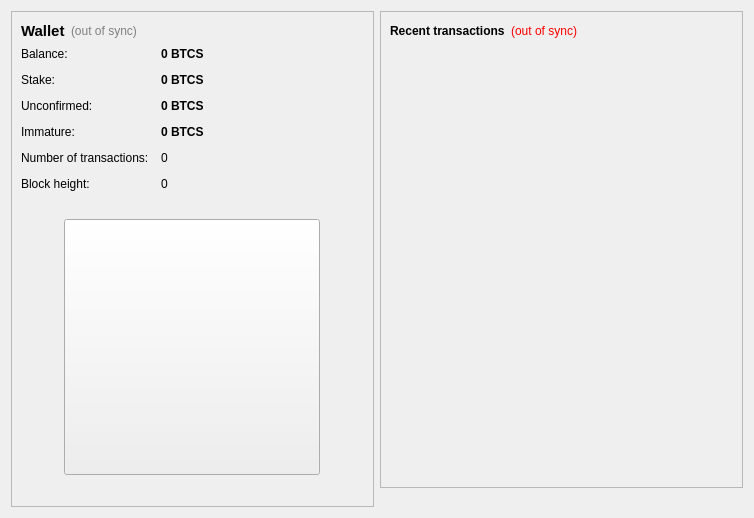
<?xml version="1.0" encoding="UTF-8"?>
<ui version="4.0">
 <class>OverviewPage</class>
 <widget class="QWidget" name="OverviewPage">
  <property name="geometry">
   <rect>
    <x>0</x>
    <y>0</y>
    <width>754</width>
    <height>518</height>
   </rect>
  </property>
  <property name="font">
   <font>
    <family>Ubuntu</family>
   </font>
  </property>
  <property name="windowTitle">
   <string>Form</string>
  </property>
  <layout class="QHBoxLayout" name="horizontalLayout">
   <item>
    <layout class="QVBoxLayout" name="verticalLayout_2">
     <item>
      <widget class="QFrame" name="frame">
       <property name="frameShape">
        <enum>QFrame::StyledPanel</enum>
       </property>
       <property name="frameShadow">
        <enum>QFrame::Raised</enum>
       </property>
       <layout class="QVBoxLayout" name="verticalLayout_4">
        <item>
         <layout class="QHBoxLayout" name="horizontalLayout_4">
          <item>
           <widget class="QLabel" name="label_5">
            <property name="font">
             <font>
              <pointsize>11</pointsize>
              <weight>75</weight>
              <bold>true</bold>
             </font>
            </property>
            <property name="text">
             <string>Wallet</string>
            </property>
           </widget>
          </item>
          <item>
           <widget class="QLabel" name="labelWalletStatus">
            <property name="toolTip">
             <string>The displayed information may be out of date. Your wallet automatically synchronizes with the LiteBar network after a connection is established, but this process has not completed yet.</string>
            </property>
            <property name="styleSheet">
             <string notr="true">QLabel { color: grey; }</string>
            </property>
            <property name="text">
             <string notr="true">(out of sync)</string>
            </property>
            <property name="alignment">
             <set>Qt::AlignLeading|Qt::AlignLeft|Qt::AlignVCenter</set>
            </property>
           </widget>
          </item>
          <item>
           <spacer name="horizontalSpacer_2">
            <property name="orientation">
             <enum>Qt::Horizontal</enum>
            </property>
            <property name="sizeHint" stdset="0">
             <size>
              <width>40</width>
              <height>20</height>
             </size>
            </property>
           </spacer>
          </item>
         </layout>
        </item>
        <item>
         <layout class="QFormLayout" name="formLayout_2">
          <property name="fieldGrowthPolicy">
           <enum>QFormLayout::AllNonFixedFieldsGrow</enum>
          </property>
          <property name="horizontalSpacing">
           <number>12</number>
          </property>
          <property name="verticalSpacing">
           <number>12</number>
          </property>
          <item row="0" column="0">
           <widget class="QLabel" name="label">
            <property name="text">
             <string>Balance:</string>
            </property>
           </widget>
          </item>
          <item row="0" column="1">
           <widget class="QLabel" name="labelBalance">
            <property name="font">
             <font>
              <weight>75</weight>
              <bold>true</bold>
             </font>
            </property>
            <property name="cursor">
             <cursorShape>IBeamCursor</cursorShape>
            </property>
            <property name="toolTip">
             <string>Your current balance</string>
            </property>
            <property name="text">
             <string notr="true">0 BTCS</string>
            </property>
            <property name="textInteractionFlags">
             <set>Qt::LinksAccessibleByMouse|Qt::TextSelectableByKeyboard|Qt::TextSelectableByMouse</set>
            </property>
           </widget>
          </item>
          <item row="1" column="0">
           <widget class="QLabel" name="label_6">
            <property name="text">
             <string>Stake:</string>
            </property>
           </widget>
          </item>
          <item row="1" column="1">
           <widget class="QLabel" name="labelStake">
            <property name="font">
             <font>
              <weight>75</weight>
              <bold>true</bold>
             </font>
            </property>
            <property name="cursor">
             <cursorShape>IBeamCursor</cursorShape>
            </property>
            <property name="toolTip">
             <string>Total of coins that was staked, and do not yet count toward the current balance</string>
            </property>
            <property name="text">
             <string notr="true">0 BTCS</string>
            </property>
            <property name="textInteractionFlags">
             <set>Qt::LinksAccessibleByMouse|Qt::TextSelectableByKeyboard|Qt::TextSelectableByMouse</set>
            </property>
           </widget>
          </item>
          <item row="2" column="0">
           <widget class="QLabel" name="label_3">
            <property name="text">
             <string>Unconfirmed:</string>
            </property>
           </widget>
          </item>
          <item row="2" column="1">
           <widget class="QLabel" name="labelUnconfirmed">
            <property name="font">
             <font>
              <weight>75</weight>
              <bold>true</bold>
             </font>
            </property>
            <property name="cursor">
             <cursorShape>IBeamCursor</cursorShape>
            </property>
            <property name="toolTip">
             <string>Total of transactions that have yet to be confirmed, and do not yet count toward the current balance</string>
            </property>
            <property name="text">
             <string notr="true">0 BTCS</string>
            </property>
            <property name="textInteractionFlags">
             <set>Qt::LinksAccessibleByMouse|Qt::TextSelectableByKeyboard|Qt::TextSelectableByMouse</set>
            </property>
           </widget>
          </item>
          <item row="4" column="0">
           <widget class="QLabel" name="label_2">
            <property name="text">
             <string>Number of transactions:</string>
            </property>
           </widget>
          </item>
          <item row="4" column="1">
           <widget class="QLabel" name="labelNumTransactions">
            <property name="toolTip">
             <string>Total number of transactions in wallet</string>
            </property>
            <property name="text">
             <string notr="true">0</string>
            </property>
           </widget>
          </item>
          <item row="5" column="0">
           <widget class="QLabel" name="label_height">
            <property name="text">
             <string>Block height:</string>
            </property>
           </widget>
          </item>
          <item row="5" column="1">
           <widget class="QLabel" name="blockHeight">
            <property name="toolTip">
             <string>current block height in sync</string>
            </property>
            <property name="text">
             <string notr="true">0</string>
            </property>
           </widget>
          </item>
          <item row="3" column="0">
           <widget class="QLabel" name="labelImmatureText">
            <property name="text">
             <string>Immature:</string>
            </property>
           </widget>
          </item>
          <item row="3" column="1">
           <widget class="QLabel" name="labelImmature">
            <property name="font">
             <font>
              <weight>75</weight>
              <bold>true</bold>
             </font>
            </property>
            <property name="toolTip">
             <string>Mined balance that has not yet matured</string>
            </property>
            <property name="text">
             <string notr="true">0 BTCS</string>
            </property>
            <property name="textInteractionFlags">
             <set>Qt::LinksAccessibleByMouse|Qt::TextSelectableByKeyboard|Qt::TextSelectableByMouse</set>
            </property>
           </widget>
          </item>
         </layout>
        </item>
        <item>
         <spacer name="verticalSpacer">
          <property name="orientation">
           <enum>Qt::Vertical</enum>
          </property>
          <property name="sizeType">
           <enum>QSizePolicy::Expanding</enum>
          </property>
          <property name="sizeHint" stdset="0">
           <size>
            <width>20</width>
            <height>10</height>
           </size>
          </property>
         </spacer>
        </item>
        <item>
         <layout class="QHBoxLayout" name="horizontalLayout_3">
          <item>
           <widget class="QPushButton" name="HomeButton">
            <property name="minimumSize">
             <size>
              <width>256</width>
              <height>256</height>
             </size>
            </property>
            <property name="maximumSize">
             <size>
              <width>256</width>
              <height>256</height>
             </size>
            </property>
            <property name="cursor">
             <cursorShape>PointingHandCursor</cursorShape>
            </property>
            <property name="toolTip">
             <string> Click to go to BTCS Home page. </string>
            </property>
            <property name="autoFillBackground">
             <bool>true</bool>
            </property>
            <property name="icon">
             <iconset resource="../bitcoin.qrc">
              <normaloff>:/images/logo</normaloff>:/images/logo</iconset>
            </property>
            <property name="iconSize">
             <size>
              <width>256</width>
              <height>256</height>
             </size>
            </property>
           </widget>
          </item>
         </layout>
        </item>
        <item>
         <spacer name="verticalSpacer_5">
          <property name="orientation">
           <enum>Qt::Vertical</enum>
          </property>
          <property name="sizeType">
           <enum>QSizePolicy::Expanding</enum>
          </property>
          <property name="sizeHint" stdset="0">
           <size>
            <width>20</width>
            <height>10</height>
           </size>
          </property>
         </spacer>
        </item>
       </layout>
      </widget>
     </item>
    </layout>
   </item>
   <item>
    <layout class="QVBoxLayout" name="verticalLayout_3">
     <item>
      <widget class="QFrame" name="frame_2">
       <property name="sizePolicy">
        <sizepolicy hsizetype="Expanding" vsizetype="Expanding">
         <horstretch>0</horstretch>
         <verstretch>0</verstretch>
        </sizepolicy>
       </property>
       <property name="minimumSize">
        <size>
         <width>0</width>
         <height>477</height>
        </size>
       </property>
       <property name="frameShape">
        <enum>QFrame::StyledPanel</enum>
       </property>
       <property name="frameShadow">
        <enum>QFrame::Raised</enum>
       </property>
       <layout class="QVBoxLayout" name="verticalLayout">
        <item>
         <layout class="QHBoxLayout" name="horizontalLayout_2">
          <item>
           <widget class="QLabel" name="label_4">
            <property name="text">
             <string>&lt;b&gt;Recent transactions&lt;/b&gt;</string>
            </property>
           </widget>
          </item>
          <item>
           <widget class="QLabel" name="labelTransactionsStatus">
            <property name="toolTip">
             <string>The displayed information may be out of date. Your wallet automatically synchronizes with the Bitcoin-sCrypt network after a connection is established, but this process has not completed yet.</string>
            </property>
            <property name="styleSheet">
             <string notr="true">QLabel { color: red; }</string>
            </property>
            <property name="text">
             <string notr="true">(out of sync)</string>
            </property>
            <property name="alignment">
             <set>Qt::AlignRight|Qt::AlignTrailing|Qt::AlignVCenter</set>
            </property>
           </widget>
          </item>
          <item>
           <spacer name="horizontalSpacer">
            <property name="orientation">
             <enum>Qt::Horizontal</enum>
            </property>
            <property name="sizeHint" stdset="0">
             <size>
              <width>40</width>
              <height>20</height>
             </size>
            </property>
           </spacer>
          </item>
         </layout>
        </item>
        <item>
         <widget class="QListView" name="listTransactions">
          <property name="minimumSize">
           <size>
            <width>0</width>
            <height>422</height>
           </size>
          </property>
          <property name="styleSheet">
           <string notr="true">QListView { background: transparent; }</string>
          </property>
          <property name="frameShape">
           <enum>QFrame::NoFrame</enum>
          </property>
          <property name="verticalScrollBarPolicy">
           <enum>Qt::ScrollBarAlwaysOff</enum>
          </property>
          <property name="horizontalScrollBarPolicy">
           <enum>Qt::ScrollBarAlwaysOff</enum>
          </property>
          <property name="selectionMode">
           <enum>QAbstractItemView::NoSelection</enum>
          </property>
         </widget>
        </item>
       </layout>
      </widget>
     </item>
     <item>
      <spacer name="verticalSpacer_2">
       <property name="orientation">
        <enum>Qt::Vertical</enum>
       </property>
       <property name="sizeHint" stdset="0">
        <size>
         <width>20</width>
         <height>40</height>
        </size>
       </property>
      </spacer>
     </item>
    </layout>
   </item>
  </layout>
 </widget>
 <resources>
  <include location="../bitcoin.qrc"/>
 </resources>
 <connections/>
</ui>
